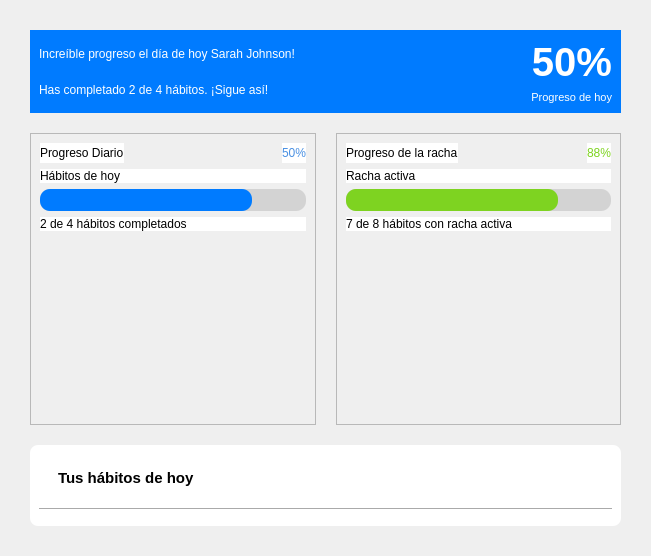
<?xml version="1.0" encoding="UTF-8"?>
<ui version="4.0">
 <class>Dashboard</class>
 <widget class="QWidget" name="Dashboard">
  <property name="geometry">
   <rect>
    <x>0</x>
    <y>0</y>
    <width>651</width>
    <height>556</height>
   </rect>
  </property>
  <property name="windowTitle">
   <string>Dashboard</string>
  </property>
  <property name="styleSheet">
   <string notr="true">
   
/* Estilos generales */
QWidget {
	font-family: 'Segoe UI', Arial, sans-serif;
	background-color: lightgray;
}

/* 1. Estilo para el Banner Superior (Great progress today...) */
QFrame#mainProgressBanner {
	background-color: #007BFF; /* Azul del banner */
	border-radius: 8px;
	padding: 15px;
}

/* Selector CORREGIDO: Solo aplicamos blanco a los QLabels específicos del banner */
QFrame#mainProgressBanner &gt; QHBoxLayout &gt; QVBoxLayout QLabel {
    color: white;
}

/* Estilos de fuente específicos */
QLabel#bannerGreeting {
	font-size: 20px;
	font-weight: bold;
}

QLabel#bannerSubtext {
	font-size: 14px;
}

QLabel#bannerPercentage {
	font-size: 40px;
	font-weight: 300;
}

/* 2. Contenedores de tarjetas de progreso */
QFrame#progressCard {
	background-color: white;
	border-radius: 8px; /* Ligeramente más pequeño */
	border: 1px solid #e0e0e0;
	padding: 15px;
	margin-top: 10px; /* Separación de las tarjetas del banner */
}

QLabel#cardTitle {
	font-size: 16px;
	font-weight: bold;
	color: #2c3e50;
	margin-bottom: 5px;
}

QLabel#progressText {
	font-size: 13px;
	color: #7f8c8d;
	margin-top: 5px;
}

QLabel#percentage {
	font-size: 14px; /* Más pequeño para las tarjetas */
	font-weight: bold;
}</string>
  </property>
  <layout class="QVBoxLayout" name="mainLayout">
   <property name="spacing">
    <number>20</number>
   </property>
   <property name="leftMargin">
    <number>30</number>
   </property>
   <property name="topMargin">
    <number>30</number>
   </property>
   <property name="rightMargin">
    <number>30</number>
   </property>
   <property name="bottomMargin">
    <number>30</number>
   </property>
   <item>
    <widget class="QFrame" name="mainProgressBanner">
     <property name="styleSheet">
      <string notr="true">background-color: #007BFF;</string>
     </property>
     <property name="frameShape">
      <enum>QFrame::Shape::NoFrame</enum>
     </property>
     <property name="frameShadow">
      <enum>QFrame::Shadow::Raised</enum>
     </property>
     <layout class="QHBoxLayout" name="bannerLayout">
      <item>
       <layout class="QVBoxLayout" name="bannerTextLayout">
        <item>
         <widget class="QLabel" name="bannerGreeting">
          <property name="styleSheet">
           <string notr="true">color: white;           /* Texto blanco */</string>
          </property>
          <property name="text">
           <string>Increíble progreso el día de hoy Sarah Johnson!</string>
          </property>
         </widget>
        </item>
        <item>
         <widget class="QLabel" name="bannerSubtext">
          <property name="styleSheet">
           <string notr="true">color: white;           /* Texto blanco */</string>
          </property>
          <property name="text">
           <string>Has completado 2 de 4 hábitos. ¡Sigue así!</string>
          </property>
         </widget>
        </item>
       </layout>
      </item>
      <item>
       <spacer name="horizontalSpacer_3">
        <property name="orientation">
         <enum>Qt::Orientation::Horizontal</enum>
        </property>
        <property name="sizeHint" stdset="0">
         <size>
          <width>40</width>
          <height>20</height>
         </size>
        </property>
       </spacer>
      </item>
      <item>
       <layout class="QVBoxLayout" name="bannerPercentageLayout">
        <item>
         <widget class="QLabel" name="bannerPercentage">
          <property name="styleSheet">
           <string notr="true">color: white;           /* Texto blanco */
background-color: #007BFF;  /* Fondo azul #4A90E2 */
font-weight: bold;</string>
          </property>
          <property name="text">
           <string>&lt;html&gt;&lt;head/&gt;&lt;body&gt;&lt;p&gt;&lt;span style=&quot; font-size:30pt; font-weight:700;&quot;&gt;50%&lt;/span&gt;&lt;/p&gt;&lt;/body&gt;&lt;/html&gt;</string>
          </property>
          <property name="alignment">
           <set>Qt::AlignmentFlag::AlignRight|Qt::AlignmentFlag::AlignTrailing|Qt::AlignmentFlag::AlignVCenter</set>
          </property>
         </widget>
        </item>
        <item>
         <widget class="QLabel" name="bannerTodayText">
          <property name="font">
           <font>
            <family>Segoe UI</family>
            <pointsize>8</pointsize>
           </font>
          </property>
          <property name="styleSheet">
           <string notr="true">color: white;           /* Texto blanco */
background-color: #007BFF;  /* Fondo azul #4A90E2 */</string>
          </property>
          <property name="text">
           <string>Progreso de hoy</string>
          </property>
          <property name="alignment">
           <set>Qt::AlignmentFlag::AlignRight|Qt::AlignmentFlag::AlignTrailing|Qt::AlignmentFlag::AlignVCenter</set>
          </property>
         </widget>
        </item>
       </layout>
      </item>
     </layout>
    </widget>
   </item>
   <item>
    <layout class="QHBoxLayout" name="progressLayout">
     <property name="spacing">
      <number>20</number>
     </property>
     <item>
      <widget class="QFrame" name="progressCard">
       <property name="frameShape">
        <enum>QFrame::Shape::StyledPanel</enum>
       </property>
       <property name="frameShadow">
        <enum>QFrame::Shadow::Raised</enum>
       </property>
       <layout class="QVBoxLayout" name="verticalLayout">
        <item>
         <layout class="QHBoxLayout" name="dailyTitleLayout">
          <item>
           <widget class="QLabel" name="cardTitle">
            <property name="styleSheet">
             <string notr="true">background-color: white</string>
            </property>
            <property name="text">
             <string>Progreso Diario</string>
            </property>
           </widget>
          </item>
          <item>
           <spacer name="horizontalSpacer_4">
            <property name="orientation">
             <enum>Qt::Orientation::Horizontal</enum>
            </property>
            <property name="sizeHint" stdset="0">
             <size>
              <width>40</width>
              <height>20</height>
             </size>
            </property>
           </spacer>
          </item>
          <item>
           <widget class="QLabel" name="percentage">
            <property name="styleSheet">
             <string notr="true">color: #4A90E2;
background-color: white</string>
            </property>
            <property name="text">
             <string>50%</string>
            </property>
           </widget>
          </item>
         </layout>
        </item>
        <item>
         <widget class="QLabel" name="progressText">
          <property name="styleSheet">
           <string notr="true">
background-color: white</string>
          </property>
          <property name="text">
           <string>Hábitos de hoy</string>
          </property>
         </widget>
        </item>
        <item>
         <widget class="QProgressBar" name="progress_bar_today">
          <property name="styleSheet">
           <string notr="true">QProgressBar {
	border-radius: 10px;
	background: lightgray;  /* Color de fondo de la barra */
}
QProgressBar::chunk {
	background: #007BFF; /* Color de la parte llena de la barra */
	border-radius: 10px;
}</string>
          </property>
          <property name="value">
           <number>80</number>
          </property>
          <property name="textVisible">
           <bool>false</bool>
          </property>
         </widget>
        </item>
        <item>
         <widget class="QLabel" name="todayProgressText">
          <property name="styleSheet">
           <string notr="true">background-color: white</string>
          </property>
          <property name="text">
           <string>2 de 4 hábitos completados</string>
          </property>
         </widget>
        </item>
        <item>
         <spacer name="verticalSpacer">
          <property name="orientation">
           <enum>Qt::Orientation::Vertical</enum>
          </property>
          <property name="sizeHint" stdset="0">
           <size>
            <width>20</width>
            <height>40</height>
           </size>
          </property>
         </spacer>
        </item>
       </layout>
      </widget>
     </item>
     <item>
      <widget class="QFrame" name="progressCard">
       <property name="frameShape">
        <enum>QFrame::Shape::StyledPanel</enum>
       </property>
       <property name="frameShadow">
        <enum>QFrame::Shadow::Raised</enum>
       </property>
       <layout class="QVBoxLayout" name="streakProgressLayout">
        <item>
         <layout class="QHBoxLayout" name="streakTitleLayout">
          <item>
           <widget class="QLabel" name="cardTitle">
            <property name="styleSheet">
             <string notr="true">background-color: white</string>
            </property>
            <property name="text">
             <string>Progreso de la racha</string>
            </property>
           </widget>
          </item>
          <item>
           <spacer name="horizontalSpacer_5">
            <property name="orientation">
             <enum>Qt::Orientation::Horizontal</enum>
            </property>
            <property name="sizeHint" stdset="0">
             <size>
              <width>40</width>
              <height>20</height>
             </size>
            </property>
           </spacer>
          </item>
          <item>
           <widget class="QLabel" name="percentage_2">
            <property name="styleSheet">
             <string notr="true">color: #7ED321;
background-color: white</string>
            </property>
            <property name="text">
             <string>88%</string>
            </property>
           </widget>
          </item>
         </layout>
        </item>
        <item>
         <widget class="QLabel" name="progressText">
          <property name="styleSheet">
           <string notr="true">background-color: white</string>
          </property>
          <property name="text">
           <string>Racha activa</string>
          </property>
         </widget>
        </item>
        <item>
         <widget class="QProgressBar" name="progress_bar_streak">
          <property name="styleSheet">
           <string notr="true">QProgressBar {
	border-radius: 10px;
	background: lightgray;  /* Color de fondo de la barra */
}
QProgressBar::chunk {
	background: #7ED321; /* Color de la parte llena de la barra */
	border-radius: 10px;
}</string>
          </property>
          <property name="value">
           <number>80</number>
          </property>
          <property name="textVisible">
           <bool>false</bool>
          </property>
         </widget>
        </item>
        <item>
         <widget class="QLabel" name="streakProgressText">
          <property name="styleSheet">
           <string notr="true">background-color: white</string>
          </property>
          <property name="text">
           <string>7 de 8 hábitos con racha activa</string>
          </property>
         </widget>
        </item>
        <item>
         <spacer name="verticalSpacer_2">
          <property name="orientation">
           <enum>Qt::Orientation::Vertical</enum>
          </property>
          <property name="sizeHint" stdset="0">
           <size>
            <width>20</width>
            <height>40</height>
           </size>
          </property>
         </spacer>
        </item>
       </layout>
      </widget>
     </item>
    </layout>
   </item>
   <item>
    <widget class="QWidget" name="habitsDashboard" native="true">
     <property name="styleSheet">
      <string notr="true">QWidget {
	background-color: white;
}

QWidget#habitsDashboard {
	border-radius: 8px;
}

QLabel {
	padding: 15px;
}</string>
     </property>
     <layout class="QVBoxLayout" name="verticalLayout_2">
      <item>
       <widget class="QLabel" name="label_todays_title">
        <property name="styleSheet">
         <string notr="true">color: black;
font-size: 15px;
font-weight: bold;	</string>
        </property>
        <property name="text">
         <string>Tus hábitos de hoy</string>
        </property>
       </widget>
      </item>
      <item>
       <widget class="Line" name="line">
        <property name="styleSheet">
         <string notr="true">margin: 0px;
padding: 0px;</string>
        </property>
        <property name="orientation">
         <enum>Qt::Orientation::Horizontal</enum>
        </property>
       </widget>
      </item>
      <item>
       <widget class="QWidget" name="habitsContainer" native="true"/>
      </item>
     </layout>
    </widget>
   </item>
  </layout>
 </widget>
 <resources/>
 <connections/>
</ui>
